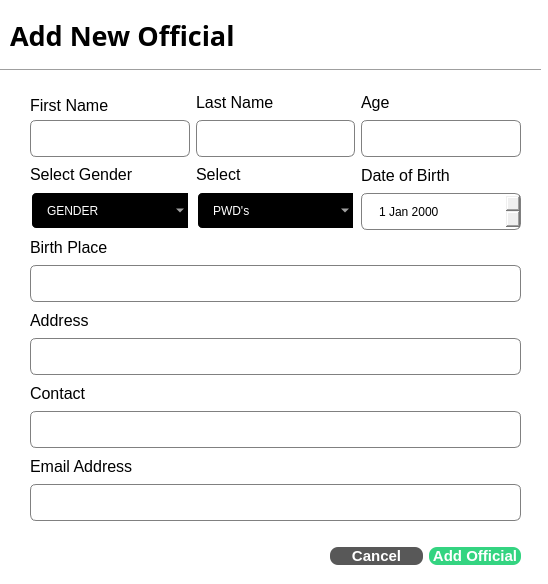
<?xml version="1.0" encoding="UTF-8"?>
<ui version="4.0">
 <class>ResidentsDialog</class>
 <widget class="QDialog" name="ResidentsDialog">
  <property name="geometry">
   <rect>
    <x>0</x>
    <y>0</y>
    <width>548</width>
    <height>584</height>
   </rect>
  </property>
  <property name="windowTitle">
   <string>Dialog</string>
  </property>
  <property name="styleSheet">
   <string notr="true">QDialog{
 
background-color:white;

}

QLineEdit{

border: 1px solid gray;
border-radius:6px;
padding-left: 15px;
height: 35px;
}

QDateEdit{ 
border: 1px solid gray;
border-radius:6px;
padding-left: 15px;
height: 35px;
}

QComboBox{ 
border: 2px solid white;
border-radius:6px;
padding-left: 1px 18px 1px 3px;
height: 35px;
background-color:black;
color:white;
padding-left:15px;
selection-background-color: #298089;
}</string>
  </property>
  <widget class="Line" name="line">
   <property name="geometry">
    <rect>
     <x>0</x>
     <y>60</y>
     <width>541</width>
     <height>21</height>
    </rect>
   </property>
   <property name="orientation">
    <enum>Qt::Orientation::Horizontal</enum>
   </property>
  </widget>
  <widget class="QLabel" name="label">
   <property name="geometry">
    <rect>
     <x>10</x>
     <y>20</y>
     <width>261</width>
     <height>31</height>
    </rect>
   </property>
   <property name="font">
    <font>
     <family>Arial Rounded MT</family>
     <pointsize>20</pointsize>
     <bold>true</bold>
    </font>
   </property>
   <property name="text">
    <string>Add New Official</string>
   </property>
  </widget>
  <widget class="QWidget" name="">
   <property name="geometry">
    <rect>
     <x>30</x>
     <y>90</y>
     <width>491</width>
     <height>431</height>
    </rect>
   </property>
   <layout class="QVBoxLayout" name="verticalLayout_11">
    <item>
     <layout class="QHBoxLayout" name="horizontalLayout_2">
      <item>
       <layout class="QVBoxLayout" name="verticalLayout">
        <property name="spacing">
         <number>0</number>
        </property>
        <item>
         <widget class="QLabel" name="label_2">
          <property name="font">
           <font>
            <family>Arial</family>
            <pointsize>12</pointsize>
           </font>
          </property>
          <property name="text">
           <string>First Name</string>
          </property>
         </widget>
        </item>
        <item>
         <widget class="QLineEdit" name="firstname_lineEdit"/>
        </item>
       </layout>
      </item>
      <item>
       <layout class="QVBoxLayout" name="verticalLayout_2">
        <item>
         <widget class="QLabel" name="label_3">
          <property name="font">
           <font>
            <family>Arial</family>
            <pointsize>12</pointsize>
           </font>
          </property>
          <property name="text">
           <string>Last Name</string>
          </property>
         </widget>
        </item>
        <item>
         <widget class="QLineEdit" name="lastname_lineEdit"/>
        </item>
       </layout>
      </item>
      <item>
       <layout class="QVBoxLayout" name="verticalLayout_9">
        <item>
         <widget class="QLabel" name="label_10">
          <property name="font">
           <font>
            <family>Arial</family>
            <pointsize>12</pointsize>
           </font>
          </property>
          <property name="text">
           <string>Age</string>
          </property>
         </widget>
        </item>
        <item>
         <widget class="QLineEdit" name="age_lineEdit"/>
        </item>
       </layout>
      </item>
     </layout>
    </item>
    <item>
     <layout class="QHBoxLayout" name="horizontalLayout">
      <item>
       <layout class="QVBoxLayout" name="verticalLayout_5">
        <item>
         <widget class="QLabel" name="label_6">
          <property name="font">
           <font>
            <family>Arial</family>
            <pointsize>12</pointsize>
           </font>
          </property>
          <property name="text">
           <string>Select Gender</string>
          </property>
         </widget>
        </item>
        <item>
         <widget class="QComboBox" name="gender_comboBox">
          <item>
           <property name="text">
            <string>GENDER</string>
           </property>
          </item>
          <item>
           <property name="text">
            <string>Male</string>
           </property>
          </item>
          <item>
           <property name="text">
            <string>Female</string>
           </property>
          </item>
         </widget>
        </item>
       </layout>
      </item>
      <item>
       <layout class="QVBoxLayout" name="verticalLayout_6">
        <item>
         <widget class="QLabel" name="label_7">
          <property name="font">
           <font>
            <family>Arial</family>
            <pointsize>12</pointsize>
           </font>
          </property>
          <property name="text">
           <string>Select</string>
          </property>
         </widget>
        </item>
        <item>
         <widget class="QComboBox" name="PWD_comboBox">
          <property name="styleSheet">
           <string notr="true"/>
          </property>
          <item>
           <property name="text">
            <string>PWD's</string>
           </property>
          </item>
          <item>
           <property name="text">
            <string>Yes</string>
           </property>
          </item>
          <item>
           <property name="text">
            <string>No</string>
           </property>
          </item>
         </widget>
        </item>
       </layout>
      </item>
      <item>
       <layout class="QVBoxLayout" name="verticalLayout_7">
        <item>
         <widget class="QLabel" name="label_8">
          <property name="font">
           <font>
            <family>Arial</family>
            <pointsize>12</pointsize>
           </font>
          </property>
          <property name="text">
           <string>Date of Birth</string>
          </property>
         </widget>
        </item>
        <item>
         <widget class="QDateEdit" name="dob_dateEdit"/>
        </item>
       </layout>
      </item>
     </layout>
    </item>
    <item>
     <layout class="QVBoxLayout" name="verticalLayout_3">
      <item>
       <widget class="QLabel" name="label_4">
        <property name="font">
         <font>
          <family>Arial</family>
          <pointsize>12</pointsize>
         </font>
        </property>
        <property name="text">
         <string>Birth Place</string>
        </property>
       </widget>
      </item>
      <item>
       <widget class="QLineEdit" name="birthplace_lineEdit"/>
      </item>
     </layout>
    </item>
    <item>
     <layout class="QVBoxLayout" name="verticalLayout_8">
      <item>
       <widget class="QLabel" name="label_9">
        <property name="font">
         <font>
          <family>Arial</family>
          <pointsize>12</pointsize>
         </font>
        </property>
        <property name="text">
         <string>Address</string>
        </property>
       </widget>
      </item>
      <item>
       <widget class="QLineEdit" name="address_lineEdit"/>
      </item>
     </layout>
    </item>
    <item>
     <layout class="QVBoxLayout" name="verticalLayout_4">
      <item>
       <widget class="QLabel" name="label_5">
        <property name="font">
         <font>
          <family>Arial</family>
          <pointsize>12</pointsize>
         </font>
        </property>
        <property name="text">
         <string>Contact</string>
        </property>
       </widget>
      </item>
      <item>
       <widget class="QLineEdit" name="contact_lineEdit"/>
      </item>
     </layout>
    </item>
    <item>
     <layout class="QVBoxLayout" name="verticalLayout_10">
      <item>
       <widget class="QLabel" name="label_11">
        <property name="font">
         <font>
          <family>Arial</family>
          <pointsize>12</pointsize>
         </font>
        </property>
        <property name="text">
         <string>Email Address</string>
        </property>
       </widget>
      </item>
      <item>
       <widget class="QLineEdit" name="emailaddress_lineEdit"/>
      </item>
     </layout>
    </item>
   </layout>
  </widget>
  <widget class="QWidget" name="">
   <property name="geometry">
    <rect>
     <x>330</x>
     <y>541</y>
     <width>191</width>
     <height>31</height>
    </rect>
   </property>
   <layout class="QHBoxLayout" name="horizontalLayout_3">
    <item>
     <widget class="QPushButton" name="cancel_button">
      <property name="styleSheet">
       <string notr="true">QPushButton{
 background-color: #585858;
 color:white;
border:none;
border-radius:8px;
font-weight: bold;
font-size: 15px;
}</string>
      </property>
      <property name="text">
       <string>Cancel</string>
      </property>
     </widget>
    </item>
    <item>
     <widget class="QPushButton" name="add_button">
      <property name="styleSheet">
       <string notr="true">QPushButton{
 background-color: #34D481;
 color:white;
border:none;
border-radius:8px;
font-weight: bold;
font-size: 15px;
}</string>
      </property>
      <property name="text">
       <string>Add Official</string>
      </property>
     </widget>
    </item>
   </layout>
  </widget>
 </widget>
 <resources/>
 <connections/>
</ui>
